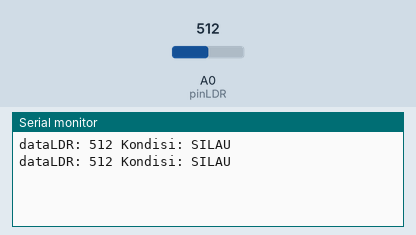
Simulated run of this sketch. Board: Arduino Mega 2560, built with avr-gcc and run on an emulated ATmega2560. On the bench: the last lines printed to the serial monitor. The test bench sets the inputs (shaded band); at power-on: A0 (pinLDR) = 512.

Above: at 1.8 s.
1.9 s: A0 (pinLDR) set to 461
At 2.5 s:
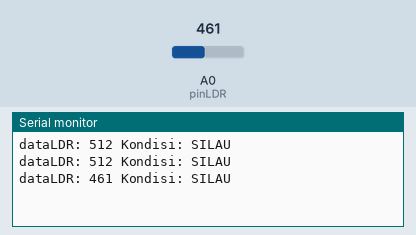
3.4 s: A0 (pinLDR) set to 434
At 4.8 s:
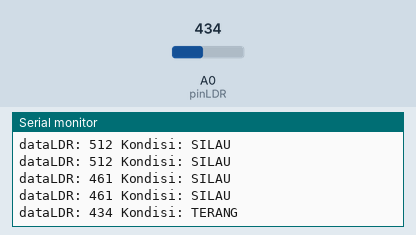
6.5 s: A0 (pinLDR) set to 311
At 7.5 s:
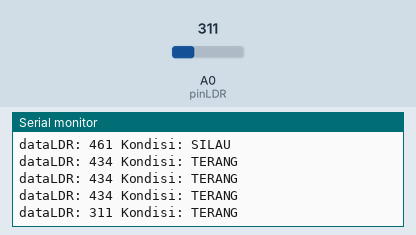
8.0 s: A0 (pinLDR) set to 283
At 8.3 s:
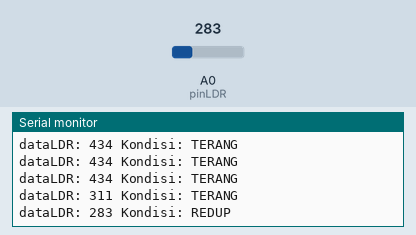
10.5 s: A0 (pinLDR) set to 160
At 11.8 s:
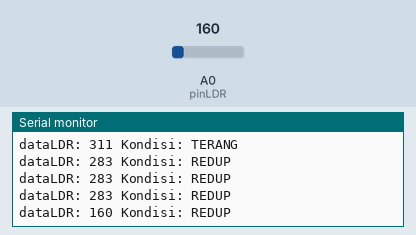
12.0 s: A0 (pinLDR) set to 142
At 12.6 s:
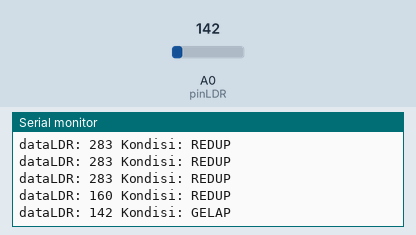

The sketch:

LDR.ino
```cpp
/*
 * Arduino Mega 2560 <--> Sensor Cahaya LDR
 * Kebutuhn: LDR, potensiometer (resistor 10K ohm), kabel jumper
 * 1. Kaki 1 LDR -> 5V
 * 2. Kaki 2 LDR -> A0 & Kaki 2 potensiometer
 * 3. Kaki 1 potensiometer --> 5V
 * 4. Kaki 3 potensiometer --> GND
 */

const int pinLDR = A0;
int dataLDR = 0;

void setup() {
  Serial.begin(9600);
  pinMode(pinLDR, INPUT);
}

void loop() {
  dataLDR = analogRead(pinLDR);
  Serial.print("dataLDR: ");
  Serial.print(dataLDR);

  Serial.print(" Kondisi: ");
  if (dataLDR < 150) {
    Serial.println("GELAP");
  } else if (dataLDR < 300) {
    Serial.println("REDUP");
  } else if (dataLDR < 450) {
    Serial.println("TERANG");
  } else {
    Serial.println("SILAU");
  }

  delay(1000);
}
```

Measured:
- the behaviour switches between 450 and 449 on A0 (pinLDR) (found by bisection; images 1 and 2)
- the behaviour switches between 300 and 299 on A0 (pinLDR) (found by bisection; images 3 and 4)
- the behaviour switches between 150 and 149 on A0 (pinLDR) (found by bisection; images 5 and 6)
- after the input at 1.9 s, the serial monitor: prints a new line after 0.10 s (image 1)
- after the input at 3.4 s, the serial monitor: prints a new line after 0.60 s (image 2)
- after the input at 6.5 s, the serial monitor: prints a new line after 0.50 s (image 3)
- after the input at 8.0 s, the serial monitor: prints a new line at once (image 4)
- after the input at 10.5 s, the serial monitor: prints a new line after 0.51 s (image 5)
- after the input at 12.0 s, the serial monitor: prints a new line at once (image 6)
